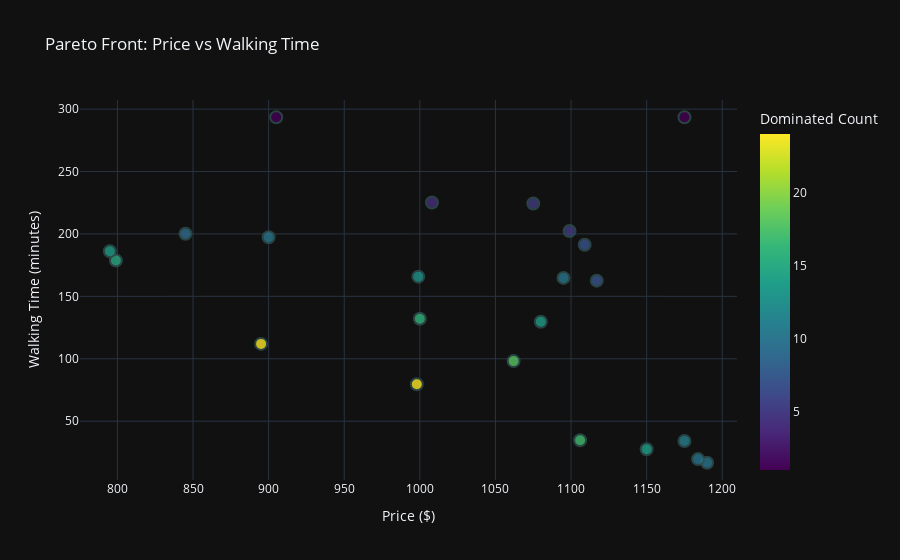

The code cell stored with this chart in its notebook:
### Code cell
# Ensure 'Price' is numeric (in case it wasn't recognized correctly)
walk_times_df_sorted['Price'] = pd.to_numeric(walk_times_df_sorted['Price'], errors='coerce')

# Initialize a new column to count the number of dominated points
walk_times_df_sorted['Dominated Count'] = 0

# Loop through each point and compare it with all other points to count the dominated points
for i in range(len(walk_times_df_sorted)):
    for j in range(len(walk_times_df_sorted)):
        # If point i dominates point j, increment the dominated count for point i
        if (walk_times_df_sorted.iloc[i]['Price'] < walk_times_df_sorted.iloc[j]['Price'] and
            walk_times_df_sorted.iloc[i]['Walking Time to Centroid (minutes)'] < walk_times_df_sorted.iloc[j]['Walking Time to Centroid (minutes)']):
            walk_times_df_sorted.at[i, 'Dominated Count'] += 1

# Create a new column for the "Pareto front"
walk_times_df_sorted['Pareto Front'] = True
for i in range(1, len(walk_times_df_sorted)):
    if (walk_times_df_sorted.iloc[i]['Price'] >= walk_times_df_sorted.iloc[i-1]['Price'] and 
        walk_times_df_sorted.iloc[i]['Walking Time to Centroid (minutes)'] >= walk_times_df_sorted.iloc[i-1]['Walking Time to Centroid (minutes)']):
        walk_times_df_sorted.at[i, 'Pareto Front'] = False

# Filter out the Pareto front
pareto_front = walk_times_df_sorted[walk_times_df_sorted['Pareto Front']]

# Create an interactive scatter plot using Plotly, color the points based on "Dominated Count"
fig = px.scatter(
    pareto_front, 
    x='Price', 
    y='Walking Time to Centroid (minutes)', 
    hover_name='Address',  # This shows the address only on hover
    title='Pareto Front: Price vs Walking Time',
    labels={'Price': 'Price ($)', 'Walking Time to Centroid (minutes)': 'Walking Time (minutes)'},
    color='Dominated Count',  # Color based on how many points the point dominates
    color_continuous_scale='Viridis',  # Optional: you can change the color scale
    template='plotly_dark'
)

# Adding a small margin to the axis range to prevent points from going off the edges
x_margin = (pareto_front['Price'].max() - pareto_front['Price'].min()) * 0.05  # 5% margin
y_margin = (pareto_front['Walking Time to Centroid (minutes)'].max() - pareto_front['Walking Time to Centroid (minutes)'].min()) * 0.05  # 5% margin

# Update the layout to ensure the x-axis is numeric and increasing
fig.update_layout(
    xaxis=dict(type='linear', title='Price ($)', range=[pareto_front['Price'].min() - x_margin, pareto_front['Price'].max() + x_margin]),
    yaxis=dict(title='Walking Time (minutes)', range=[pareto_front['Walking Time to Centroid (minutes)'].min() - y_margin, pareto_front['Walking Time to Centroid (minutes)'].max() + y_margin]),
)

# Update the layout to make the graph more interactive
fig.update_traces(
    marker=dict(size=12, opacity=0.8, line=dict(width=2, color='DarkSlateGrey')),
    selector=dict(mode='markers')
)

# Show the plot
fig.show()

### Figure 1 — Plotly figure (JSON) as saved in the notebook; plotly's stock layout.template omitted (floating-point values rounded to 4 significant figures)
{"data": [{"hovertemplate": "<b>%{hovertext}</b><br><br>Price ($)=%{x}<br>Walking Time (minutes)=%{y}<br>Dominated Count=%{marker.color}<extra></extra>", "hovertext": ["1001 W 7th St, Fort Worth, TX", "1012 Burnett St, Fort Worth, TX", "929 Norwood St, Fort Worth, TX", "3125 Sondra Dr, Fort Worth, TX", "555 Elm St, Fort Worth, TX", "4000 S Hulen St, Fort Worth, TX", "2501 Oak Hill Cir, Fort Worth, TX", "2286 Ridgmar Plz, Fort Worth, TX", "3101 River Park Dr, Fort Worth, TX", "6016 Westridge Ln, Fort Worth, TX", "5400 Boca Raton Blvd, Fort Worth, TX", "6196 Vega Dr, Fort Worth, TX 76133", "5301 Overton Ridge Blvd, Fort Worth, TX", "6751 Westcreek Dr, Fort Worth, TX", "6351 Hulen Bend Blvd, Fort Worth, TX", "7301 Oakmont Blvd, Fort Worth, TX", "7000 John T White Rd, Fort Worth, TX", "3500 Renzel Blvd, Fort Worth, TX", "7901 Chandra Ln, Fort Worth, TX", "7354 Harris Pkwy, Fort Worth, TX", "2650 Western Center Blvd, Fort Worth, TX", "8900 Randol Mill Rd, Fort Worth, TX", "8900 Randol Mill Rd, Fort Worth, TX"], "legendgroup": "", "marker": {"color": [10, 10, 14, 11, 17, 24, 18, 24, 14, 16, 7, 10, 13, 15, 14, 7, 10, 9, 5, 5, 4, 1, 1], "coloraxis": "coloraxis", "line": {"color": "DarkSlateGrey", "width": 2}, "opacity": 0.8, "size": 12, "symbol": "circle"}, "mode": "markers", "name": "", "orientation": "v", "showlegend": false, "type": "scatter", "x": [1190.0, 1184.0, 1150.0, 1175.0, 1106.0, 998.0, 1062.0, 895.0, 1080.0, 1000.0, 1117.0, 1095.0, 999.0, 799.0, 795.0, 1109.0, 900.0, 845.0, 1099.0, 1075.0, 1008.0, 1175.0, 905.0], "xaxis": "x", "y": [16.7, 19.61, 27.53, 34.09, 34.73, 79.59, 98.12, 111.9, 129.6, 132.1, 162.6, 164.8, 165.8, 178.7, 186.1, 191.4, 197.4, 200.1, 202.3, 224.4, 225.2, 293.5, 293.5], "yaxis": "y"}], "layout": {"coloraxis": {"colorbar": {"title": {"text": "Dominated Count"}}, "colorscale": [[0, "#440154"], [0.1111, "#482878"], [0.2222, "#3e4989"], [0.3333, "#31688e"], [0.4444, "#26828e"], [0.5556, "#1f9e89"], [0.6667, "#35b779"], [0.7778, "#6ece58"], [0.8889, "#b5de2b"], [1, "#fde725"]]}, "legend": {"tracegroupgap": 0}, "title": {"text": "Pareto Front: Price vs Walking Time"}, "xaxis": {"anchor": "y", "domain": [0, 1], "range": [775.2, 1210.0], "title": {"text": "Price ($)"}, "type": "linear"}, "yaxis": {"anchor": "x", "domain": [0, 1], "range": [2.859, 307.3], "title": {"text": "Walking Time (minutes)"}}}}
